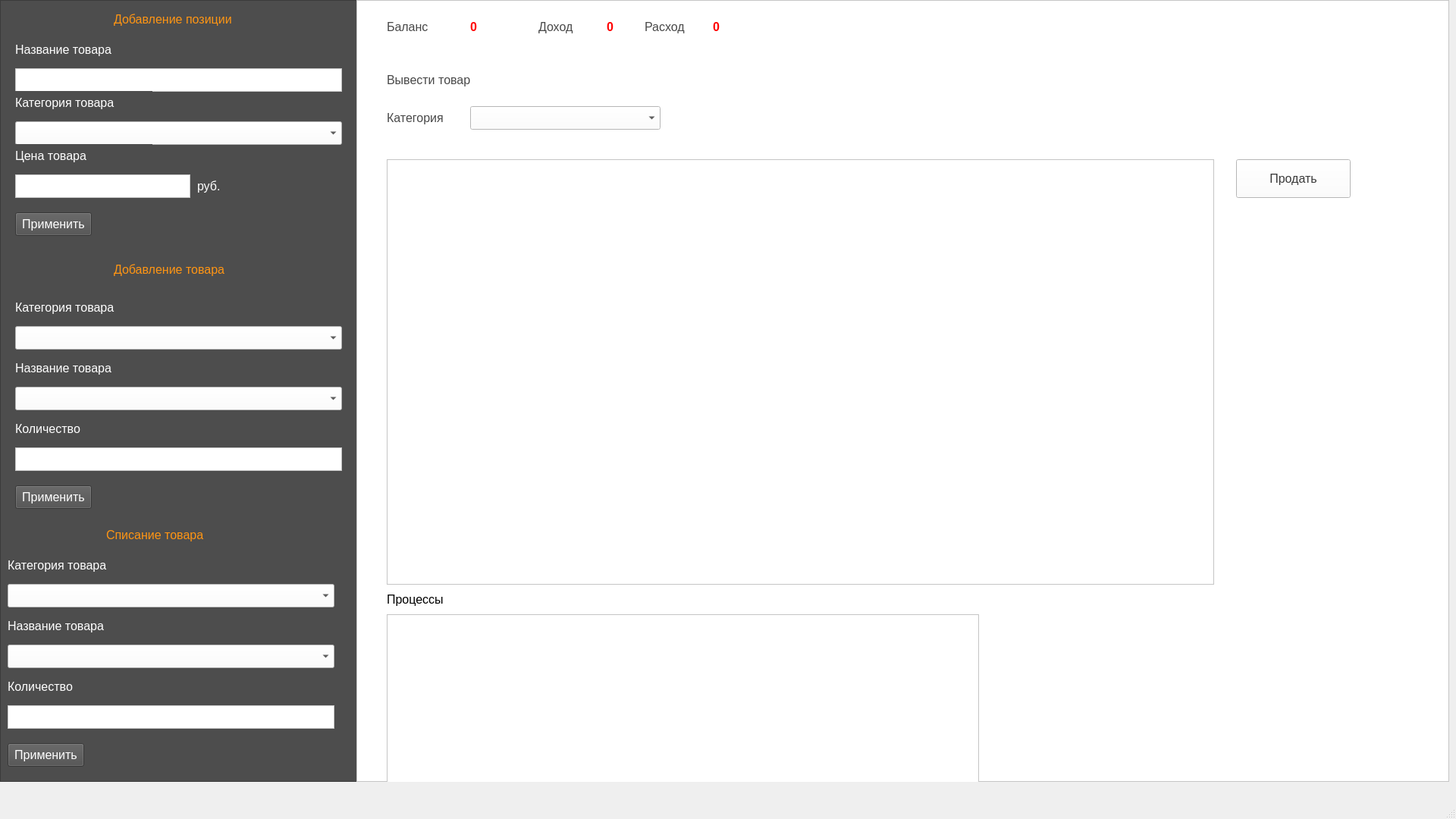
<?xml version="1.0" encoding="UTF-8"?>
<ui version="4.0">
 <class>MainWindow</class>
 <widget class="QMainWindow" name="MainWindow">
  <property name="geometry">
   <rect>
    <x>0</x>
    <y>0</y>
    <width>1920</width>
    <height>1080</height>
   </rect>
  </property>
  <property name="windowTitle">
   <string>MainWindow</string>
  </property>
  <widget class="QWidget" name="centralwidget">
   <widget class="QFrame" name="frame">
    <property name="geometry">
     <rect>
      <x>0</x>
      <y>0</y>
      <width>471</width>
      <height>1031</height>
     </rect>
    </property>
    <property name="styleSheet">
     <string notr="true">background-color: rgb(77, 77, 77);</string>
    </property>
    <property name="frameShape">
     <enum>QFrame::StyledPanel</enum>
    </property>
    <property name="frameShadow">
     <enum>QFrame::Raised</enum>
    </property>
    <widget class="QLabel" name="label">
     <property name="geometry">
      <rect>
       <x>20</x>
       <y>50</y>
       <width>181</width>
       <height>31</height>
      </rect>
     </property>
     <property name="font">
      <font>
       <pointsize>12</pointsize>
      </font>
     </property>
     <property name="styleSheet">
      <string notr="true">background-color: rgb(77, 77, 77);
color: rgb(255, 255, 255);</string>
     </property>
     <property name="text">
      <string>Название товара</string>
     </property>
    </widget>
    <widget class="QTextEdit" name="addPosition_name">
     <property name="geometry">
      <rect>
       <x>20</x>
       <y>90</y>
       <width>431</width>
       <height>31</height>
      </rect>
     </property>
     <property name="font">
      <font>
       <pointsize>12</pointsize>
      </font>
     </property>
     <property name="styleSheet">
      <string notr="true">background-color: rgb(255, 255, 255);</string>
     </property>
    </widget>
    <widget class="QLabel" name="label_2">
     <property name="geometry">
      <rect>
       <x>20</x>
       <y>120</y>
       <width>181</width>
       <height>31</height>
      </rect>
     </property>
     <property name="font">
      <font>
       <pointsize>12</pointsize>
      </font>
     </property>
     <property name="styleSheet">
      <string notr="true">background-color: rgb(77, 77, 77);
color: rgb(255, 255, 255);</string>
     </property>
     <property name="text">
      <string>Категория товара</string>
     </property>
    </widget>
    <widget class="QComboBox" name="addPosition_category">
     <property name="geometry">
      <rect>
       <x>20</x>
       <y>160</y>
       <width>431</width>
       <height>31</height>
      </rect>
     </property>
     <property name="styleSheet">
      <string notr="true">background-color: rgb(255, 255, 255);</string>
     </property>
    </widget>
    <widget class="QLabel" name="label_3">
     <property name="geometry">
      <rect>
       <x>20</x>
       <y>190</y>
       <width>181</width>
       <height>31</height>
      </rect>
     </property>
     <property name="font">
      <font>
       <pointsize>12</pointsize>
      </font>
     </property>
     <property name="styleSheet">
      <string notr="true">background-color: rgb(77, 77, 77);
color: rgb(255, 255, 255);</string>
     </property>
     <property name="text">
      <string>Цена товара</string>
     </property>
    </widget>
    <widget class="QTextEdit" name="addPosition_price">
     <property name="geometry">
      <rect>
       <x>20</x>
       <y>230</y>
       <width>231</width>
       <height>31</height>
      </rect>
     </property>
     <property name="font">
      <font>
       <pointsize>12</pointsize>
      </font>
     </property>
     <property name="styleSheet">
      <string notr="true">background-color: rgb(255, 255, 255);</string>
     </property>
    </widget>
    <widget class="QLabel" name="label_4">
     <property name="geometry">
      <rect>
       <x>260</x>
       <y>230</y>
       <width>181</width>
       <height>31</height>
      </rect>
     </property>
     <property name="font">
      <font>
       <pointsize>12</pointsize>
      </font>
     </property>
     <property name="styleSheet">
      <string notr="true">background-color: rgb(77, 77, 77);
color: rgb(255, 255, 255);</string>
     </property>
     <property name="text">
      <string>руб.</string>
     </property>
    </widget>
    <widget class="QPushButton" name="addPosition_btn">
     <property name="geometry">
      <rect>
       <x>20</x>
       <y>280</y>
       <width>101</width>
       <height>31</height>
      </rect>
     </property>
     <property name="font">
      <font>
       <pointsize>12</pointsize>
      </font>
     </property>
     <property name="styleSheet">
      <string notr="true">color: rgb(255, 255, 255);</string>
     </property>
     <property name="text">
      <string>Применить</string>
     </property>
    </widget>
    <widget class="QComboBox" name="addProduct_category">
     <property name="geometry">
      <rect>
       <x>20</x>
       <y>430</y>
       <width>431</width>
       <height>31</height>
      </rect>
     </property>
     <property name="styleSheet">
      <string notr="true">background-color: rgb(255, 255, 255);</string>
     </property>
    </widget>
    <widget class="QLabel" name="label_5">
     <property name="geometry">
      <rect>
       <x>20</x>
       <y>390</y>
       <width>181</width>
       <height>31</height>
      </rect>
     </property>
     <property name="font">
      <font>
       <pointsize>12</pointsize>
      </font>
     </property>
     <property name="styleSheet">
      <string notr="true">background-color: rgb(77, 77, 77);
color: rgb(255, 255, 255);</string>
     </property>
     <property name="text">
      <string>Категория товара</string>
     </property>
    </widget>
    <widget class="QLabel" name="label_6">
     <property name="geometry">
      <rect>
       <x>20</x>
       <y>470</y>
       <width>181</width>
       <height>31</height>
      </rect>
     </property>
     <property name="font">
      <font>
       <pointsize>12</pointsize>
      </font>
     </property>
     <property name="styleSheet">
      <string notr="true">background-color: rgb(77, 77, 77);
color: rgb(255, 255, 255);</string>
     </property>
     <property name="text">
      <string>Название товара</string>
     </property>
    </widget>
    <widget class="QLabel" name="label_7">
     <property name="geometry">
      <rect>
       <x>20</x>
       <y>550</y>
       <width>181</width>
       <height>31</height>
      </rect>
     </property>
     <property name="font">
      <font>
       <pointsize>12</pointsize>
      </font>
     </property>
     <property name="styleSheet">
      <string notr="true">background-color: rgb(77, 77, 77);
color: rgb(255, 255, 255);</string>
     </property>
     <property name="text">
      <string>Количество</string>
     </property>
    </widget>
    <widget class="QPushButton" name="addProduct_btn">
     <property name="geometry">
      <rect>
       <x>20</x>
       <y>640</y>
       <width>101</width>
       <height>31</height>
      </rect>
     </property>
     <property name="font">
      <font>
       <pointsize>12</pointsize>
      </font>
     </property>
     <property name="styleSheet">
      <string notr="true">color: rgb(255, 255, 255);</string>
     </property>
     <property name="text">
      <string>Применить</string>
     </property>
    </widget>
    <widget class="QLabel" name="label_8">
     <property name="geometry">
      <rect>
       <x>150</x>
       <y>10</y>
       <width>181</width>
       <height>31</height>
      </rect>
     </property>
     <property name="font">
      <font>
       <pointsize>12</pointsize>
       <weight>50</weight>
       <bold>false</bold>
      </font>
     </property>
     <property name="styleSheet">
      <string notr="true">background-color: rgb(77, 77, 77);
color: rgb(255, 149, 19);</string>
     </property>
     <property name="text">
      <string>Добавление позиции</string>
     </property>
    </widget>
    <widget class="QLabel" name="label_9">
     <property name="geometry">
      <rect>
       <x>150</x>
       <y>340</y>
       <width>181</width>
       <height>31</height>
      </rect>
     </property>
     <property name="font">
      <font>
       <pointsize>12</pointsize>
       <weight>50</weight>
       <bold>false</bold>
      </font>
     </property>
     <property name="styleSheet">
      <string notr="true">background-color: rgb(77, 77, 77);
color: rgb(255, 149, 19);</string>
     </property>
     <property name="text">
      <string>Добавление товара</string>
     </property>
    </widget>
    <widget class="QLabel" name="label_10">
     <property name="geometry">
      <rect>
       <x>10</x>
       <y>810</y>
       <width>181</width>
       <height>31</height>
      </rect>
     </property>
     <property name="font">
      <font>
       <pointsize>12</pointsize>
      </font>
     </property>
     <property name="styleSheet">
      <string notr="true">background-color: rgb(77, 77, 77);
color: rgb(255, 255, 255);</string>
     </property>
     <property name="text">
      <string>Название товара</string>
     </property>
    </widget>
    <widget class="QLabel" name="label_11">
     <property name="geometry">
      <rect>
       <x>140</x>
       <y>690</y>
       <width>181</width>
       <height>31</height>
      </rect>
     </property>
     <property name="font">
      <font>
       <pointsize>12</pointsize>
       <weight>50</weight>
       <bold>false</bold>
      </font>
     </property>
     <property name="styleSheet">
      <string notr="true">background-color: rgb(77, 77, 77);
color: rgb(255, 149, 19);</string>
     </property>
     <property name="text">
      <string>Списание товара</string>
     </property>
    </widget>
    <widget class="QLabel" name="label_12">
     <property name="geometry">
      <rect>
       <x>10</x>
       <y>890</y>
       <width>181</width>
       <height>31</height>
      </rect>
     </property>
     <property name="font">
      <font>
       <pointsize>12</pointsize>
      </font>
     </property>
     <property name="styleSheet">
      <string notr="true">background-color: rgb(77, 77, 77);
color: rgb(255, 255, 255);</string>
     </property>
     <property name="text">
      <string>Количество</string>
     </property>
    </widget>
    <widget class="QPushButton" name="removeProduct_btn">
     <property name="geometry">
      <rect>
       <x>10</x>
       <y>980</y>
       <width>101</width>
       <height>31</height>
      </rect>
     </property>
     <property name="font">
      <font>
       <pointsize>12</pointsize>
      </font>
     </property>
     <property name="styleSheet">
      <string notr="true">color: rgb(255, 255, 255);</string>
     </property>
     <property name="text">
      <string>Применить</string>
     </property>
    </widget>
    <widget class="QLabel" name="label_13">
     <property name="geometry">
      <rect>
       <x>10</x>
       <y>730</y>
       <width>181</width>
       <height>31</height>
      </rect>
     </property>
     <property name="font">
      <font>
       <pointsize>12</pointsize>
      </font>
     </property>
     <property name="styleSheet">
      <string notr="true">background-color: rgb(77, 77, 77);
color: rgb(255, 255, 255);</string>
     </property>
     <property name="text">
      <string>Категория товара</string>
     </property>
    </widget>
    <widget class="QComboBox" name="removeProduct_category">
     <property name="geometry">
      <rect>
       <x>10</x>
       <y>770</y>
       <width>431</width>
       <height>31</height>
      </rect>
     </property>
     <property name="styleSheet">
      <string notr="true">background-color: rgb(255, 255, 255);</string>
     </property>
    </widget>
    <widget class="QTextEdit" name="addProduct_count">
     <property name="geometry">
      <rect>
       <x>20</x>
       <y>590</y>
       <width>431</width>
       <height>31</height>
      </rect>
     </property>
     <property name="font">
      <font>
       <pointsize>12</pointsize>
      </font>
     </property>
     <property name="styleSheet">
      <string notr="true">background-color: rgb(255, 255, 255);</string>
     </property>
    </widget>
    <widget class="QTextEdit" name="removeProduct_count">
     <property name="geometry">
      <rect>
       <x>10</x>
       <y>930</y>
       <width>431</width>
       <height>31</height>
      </rect>
     </property>
     <property name="font">
      <font>
       <pointsize>12</pointsize>
      </font>
     </property>
     <property name="styleSheet">
      <string notr="true">background-color: rgb(255, 255, 255);</string>
     </property>
    </widget>
    <widget class="QComboBox" name="addProduct_name">
     <property name="geometry">
      <rect>
       <x>20</x>
       <y>510</y>
       <width>431</width>
       <height>31</height>
      </rect>
     </property>
     <property name="styleSheet">
      <string notr="true">background-color: rgb(255, 255, 255);</string>
     </property>
    </widget>
    <widget class="QComboBox" name="removeProduct_name">
     <property name="geometry">
      <rect>
       <x>10</x>
       <y>850</y>
       <width>431</width>
       <height>31</height>
      </rect>
     </property>
     <property name="styleSheet">
      <string notr="true">background-color: rgb(255, 255, 255);</string>
     </property>
    </widget>
   </widget>
   <widget class="QFrame" name="frame_2">
    <property name="geometry">
     <rect>
      <x>470</x>
      <y>0</y>
      <width>1441</width>
      <height>1031</height>
     </rect>
    </property>
    <property name="styleSheet">
     <string notr="true">background-color: rgb(255, 255, 255);</string>
    </property>
    <property name="frameShape">
     <enum>QFrame::StyledPanel</enum>
    </property>
    <property name="frameShadow">
     <enum>QFrame::Raised</enum>
    </property>
    <widget class="QLabel" name="label_14">
     <property name="geometry">
      <rect>
       <x>40</x>
       <y>20</y>
       <width>81</width>
       <height>31</height>
      </rect>
     </property>
     <property name="font">
      <font>
       <pointsize>12</pointsize>
       <weight>50</weight>
       <bold>false</bold>
      </font>
     </property>
     <property name="styleSheet">
      <string notr="true">
color: rgb(72, 72, 72);</string>
     </property>
     <property name="text">
      <string>Баланс</string>
     </property>
    </widget>
    <widget class="QLabel" name="balance_field">
     <property name="geometry">
      <rect>
       <x>150</x>
       <y>20</y>
       <width>81</width>
       <height>31</height>
      </rect>
     </property>
     <property name="font">
      <font>
       <pointsize>12</pointsize>
       <weight>75</weight>
       <bold>true</bold>
      </font>
     </property>
     <property name="styleSheet">
      <string notr="true">
color: rgb(255, 0, 0);</string>
     </property>
     <property name="text">
      <string>0</string>
     </property>
    </widget>
    <widget class="QLabel" name="label_16">
     <property name="geometry">
      <rect>
       <x>240</x>
       <y>20</y>
       <width>81</width>
       <height>31</height>
      </rect>
     </property>
     <property name="font">
      <font>
       <pointsize>12</pointsize>
       <weight>50</weight>
       <bold>false</bold>
      </font>
     </property>
     <property name="styleSheet">
      <string notr="true">
color: rgb(72, 72, 72);</string>
     </property>
     <property name="text">
      <string>Доход</string>
     </property>
    </widget>
    <widget class="QLabel" name="income_field">
     <property name="geometry">
      <rect>
       <x>330</x>
       <y>20</y>
       <width>31</width>
       <height>31</height>
      </rect>
     </property>
     <property name="font">
      <font>
       <pointsize>12</pointsize>
       <weight>75</weight>
       <bold>true</bold>
      </font>
     </property>
     <property name="styleSheet">
      <string notr="true">
color: rgb(255, 0, 0);</string>
     </property>
     <property name="text">
      <string>0</string>
     </property>
    </widget>
    <widget class="QLabel" name="label_18">
     <property name="geometry">
      <rect>
       <x>380</x>
       <y>20</y>
       <width>81</width>
       <height>31</height>
      </rect>
     </property>
     <property name="font">
      <font>
       <pointsize>12</pointsize>
       <weight>50</weight>
       <bold>false</bold>
      </font>
     </property>
     <property name="styleSheet">
      <string notr="true">
color: rgb(72, 72, 72);</string>
     </property>
     <property name="text">
      <string>Расход</string>
     </property>
    </widget>
    <widget class="QLabel" name="outcome_field">
     <property name="geometry">
      <rect>
       <x>470</x>
       <y>20</y>
       <width>41</width>
       <height>31</height>
      </rect>
     </property>
     <property name="font">
      <font>
       <pointsize>12</pointsize>
       <weight>75</weight>
       <bold>true</bold>
      </font>
     </property>
     <property name="styleSheet">
      <string notr="true">
color: rgb(255, 0, 0);</string>
     </property>
     <property name="text">
      <string>0</string>
     </property>
    </widget>
    <widget class="QLabel" name="label_20">
     <property name="geometry">
      <rect>
       <x>40</x>
       <y>90</y>
       <width>121</width>
       <height>31</height>
      </rect>
     </property>
     <property name="font">
      <font>
       <pointsize>12</pointsize>
       <weight>50</weight>
       <bold>false</bold>
      </font>
     </property>
     <property name="styleSheet">
      <string notr="true">
color: rgb(72, 72, 72);</string>
     </property>
     <property name="text">
      <string>Вывести товар</string>
     </property>
    </widget>
    <widget class="QLabel" name="label_21">
     <property name="geometry">
      <rect>
       <x>40</x>
       <y>740</y>
       <width>121</width>
       <height>31</height>
      </rect>
     </property>
     <property name="font">
      <font>
       <pointsize>12</pointsize>
       <weight>50</weight>
       <bold>false</bold>
      </font>
     </property>
     <property name="styleSheet">
      <string notr="true">
color: rgb(72, 72, 72);</string>
     </property>
     <property name="text">
      <string>Процессы</string>
     </property>
    </widget>
    <widget class="QComboBox" name="filter_category">
     <property name="geometry">
      <rect>
       <x>150</x>
       <y>140</y>
       <width>251</width>
       <height>31</height>
      </rect>
     </property>
     <property name="styleSheet">
      <string notr="true">background-color: rgb(255, 255, 255);</string>
     </property>
    </widget>
    <widget class="QLabel" name="label_22">
     <property name="geometry">
      <rect>
       <x>40</x>
       <y>140</y>
       <width>81</width>
       <height>31</height>
      </rect>
     </property>
     <property name="font">
      <font>
       <pointsize>12</pointsize>
       <weight>50</weight>
       <bold>false</bold>
      </font>
     </property>
     <property name="styleSheet">
      <string notr="true">
color: rgb(72, 72, 72);</string>
     </property>
     <property name="text">
      <string>Категория</string>
     </property>
    </widget>
    <widget class="QTableWidget" name="table">
     <property name="geometry">
      <rect>
       <x>40</x>
       <y>210</y>
       <width>1091</width>
       <height>561</height>
      </rect>
     </property>
    </widget>
    <widget class="QPushButton" name="sellButton">
     <property name="geometry">
      <rect>
       <x>1160</x>
       <y>210</y>
       <width>151</width>
       <height>51</height>
      </rect>
     </property>
     <property name="font">
      <font>
       <pointsize>12</pointsize>
      </font>
     </property>
     <property name="styleSheet">
      <string notr="true">
color: rgb(57, 57, 57);</string>
     </property>
     <property name="text">
      <string>Продать</string>
     </property>
    </widget>
    <widget class="QListWidget" name="listWidget">
     <property name="geometry">
      <rect>
       <x>40</x>
       <y>810</y>
       <width>781</width>
       <height>261</height>
      </rect>
     </property>
    </widget>
    <widget class="QLabel" name="label_15">
     <property name="geometry">
      <rect>
       <x>40</x>
       <y>775</y>
       <width>171</width>
       <height>31</height>
      </rect>
     </property>
     <property name="font">
      <font>
       <pointsize>12</pointsize>
      </font>
     </property>
     <property name="text">
      <string>Процессы</string>
     </property>
    </widget>
   </widget>
  </widget>
  <widget class="QMenuBar" name="menubar">
   <property name="geometry">
    <rect>
     <x>0</x>
     <y>0</y>
     <width>1920</width>
     <height>21</height>
    </rect>
   </property>
  </widget>
  <widget class="QStatusBar" name="statusbar"/>
 </widget>
 <resources/>
 <connections/>
</ui>
